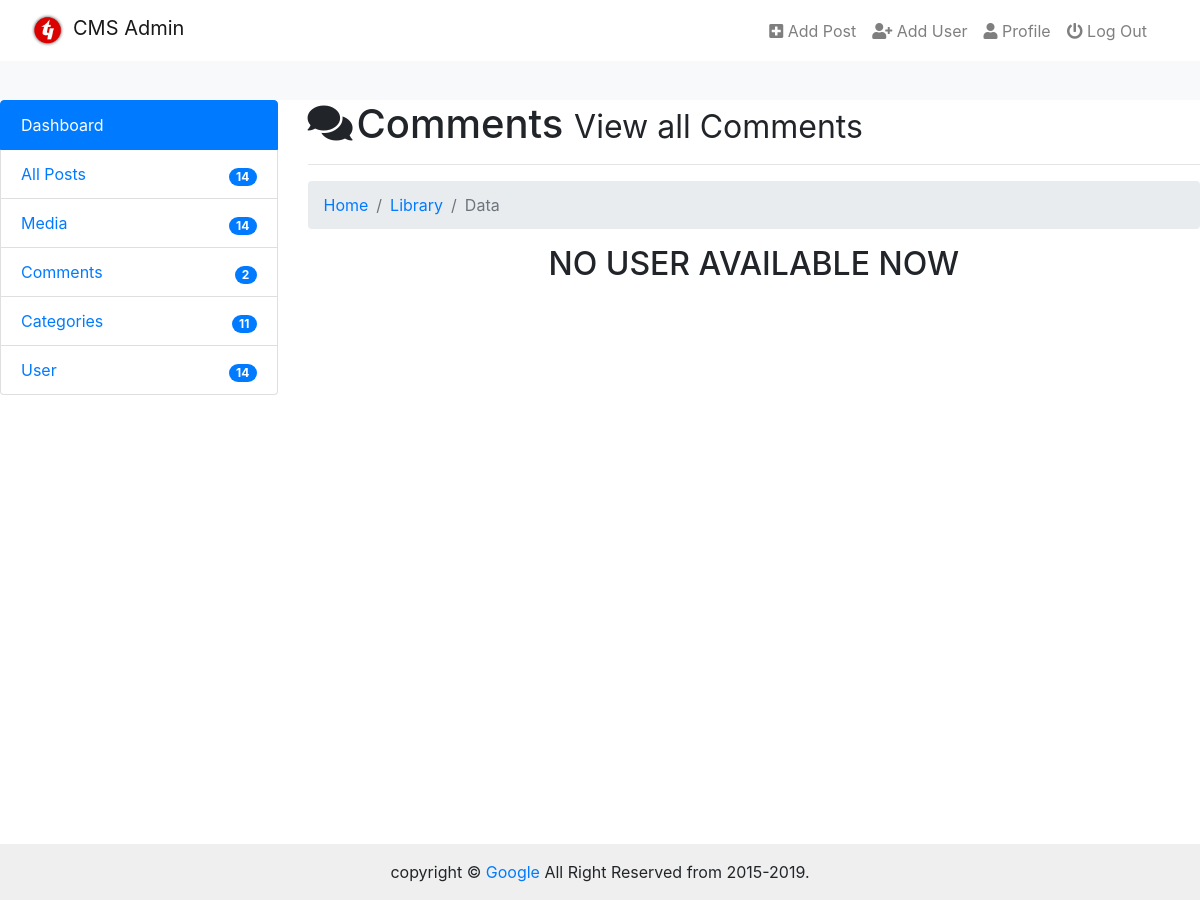
The app's page /admin/admin_comment.php (signed in), older data.
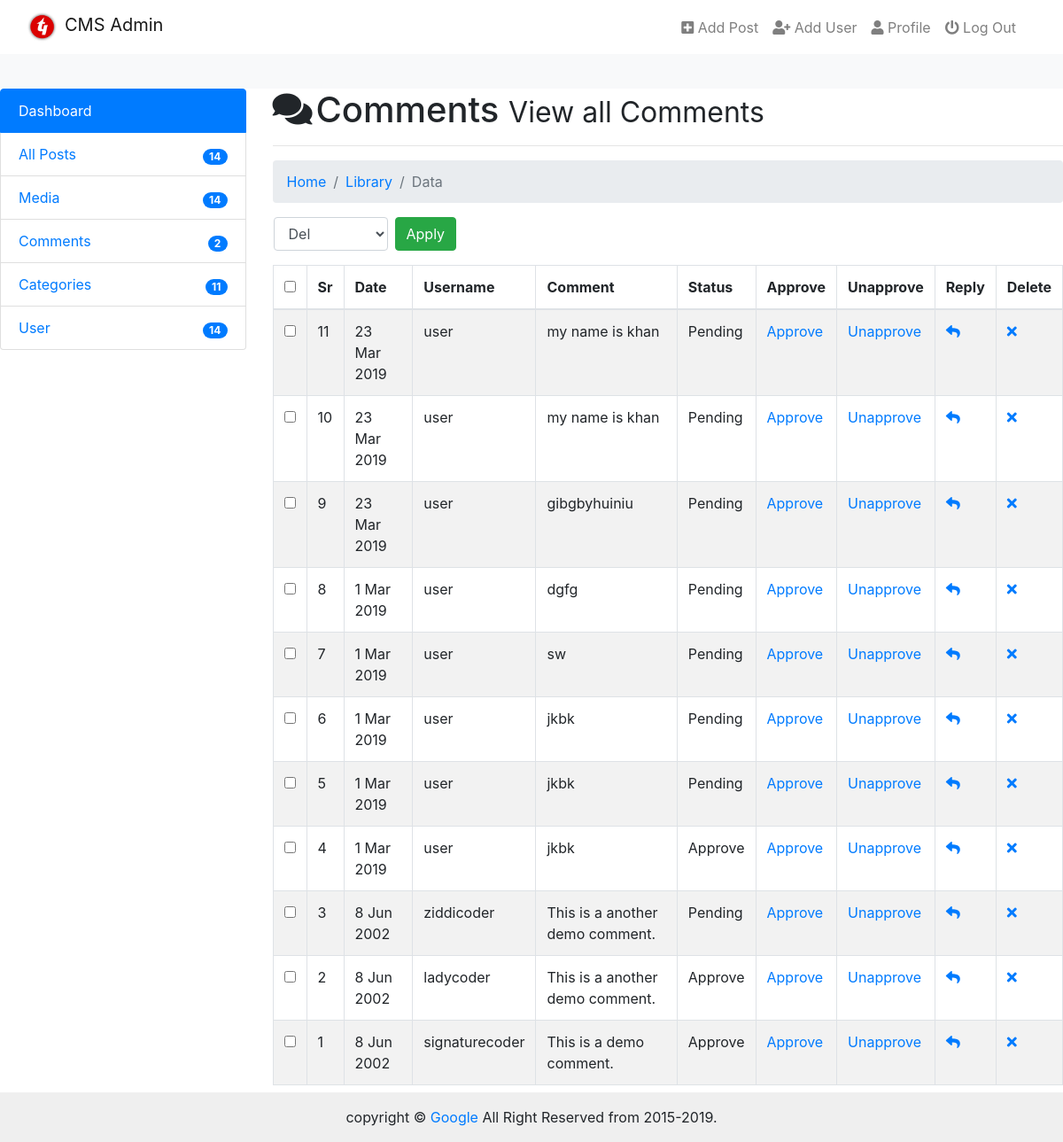
The same page, newer data.
### tables this page shows
CREATE TABLE IF NOT EXISTS `comments` (
  `id` int(11) NOT NULL AUTO_INCREMENT,
  `date` int(11) NOT NULL,
  `name` varchar(255) NOT NULL,
  `username` varchar(255) NOT NULL,
  `post_id` int(11) NOT NULL,
  `email` varchar(255) NOT NULL,
  `website` varchar(255) NOT NULL,
  `image` varchar(255) NOT NULL,
  `comment` text NOT NULL,
  `status` varchar(255) NOT NULL,
  PRIMARY KEY (`id`)
);

### admin/admin_comment.php (the view, shortened to what this page needs)
<?php require_once('includes/header.php');
?>
</head>
<body>
    <?php require_once('includes/navbar.php');?>
    <div class="cointainer-fluid">
        <div class="row">
           <div class="col-md-3">
            <?php require_once('includes/sidebar.php');?>
            </div>
            <div class="col-md-9">
                <h1><i class="fas fa-comments mr-1"></i>Comments <small>View all Comments</small></h1><hr>
                <nav aria-label="breadcrumb">
                  <ol class="breadcrumb">
                    <li class="breadcrumb-item"><a href="#">Home</a></li>
                    <li class="breadcrumb-item"><a href="#">Library</a></li>
                    <li class="breadcrumb-item active" aria-current="page">Data</li>
                  </ol>
                </nav>
                      <?php
                           $query = "SELECT * FROM comments ORDER BY id DESC";
                           $run = mysqli_query($con, $query);
                           if(mysqli_num_rows($run) > 0){
                         ?>
                       <form action="" method="post">
                        <div class="row">
                            <div class="col-sm-8">
                                    <div class="row">
                                        <div class="col-xs-4">
                                            <div class="form-group ml-3">
                                                <select name="bulk-options" id="selectallboxes" class="form-control">
                                                    <option value="delete">Del</option>
                                                </select>
                                            </div>
                                        </div>
                                        <div class="col-xs-8 ml-2">
                                            <input type="submit" class="btn btn-success" value="Apply">
                                        </div>
                                 </div>
                            </div>
                        </div>
                        <table class="table table-bordered table-striped table-hover">
                            <thead>
                                <tr>
                                   <th><input type="checkbox" id="selectallboxes"></th>
                                    <th>Sr</th>
                                    <th>Date</th>
                                    <th>Username</th>
                                    <th>Comment</th>
                                    <th>Status</th>
                                    <th>Approve</th>
                                    <th>Unapprove</th>
                                    <th>Reply</th>
                                    <th>Delete</th>
                                </tr>
                            </thead>
                            <tbody>
                             <?php
                               while($row = mysqli_fetch_array($run)){
                                   $id = $row['id'];
                                   $username = $row['username'];
                                   $status = $row['status'];
                                   $comment = $row['comment'];
                                   $post_id = $row['post_id'];
                                   $date = getdate($row['date']);
                                   $day = $date['mday'];
                                   $month = substr ($date['month'],0,3);
                                   $year = $date['year'];
                                ?>
                                <tr>
                                    <td><input type="checkbox" class="checkboxes" name="checkboxes[]" value="<?php echo $id;?>"></td>
                                    <td><?php echo $id;?></td>
                                    <td><?php echo "$day $month $year";?></td>
                                    <td><?php echo $username;?></td>
                                    <td><?php echo $comment;?></td>
                                    <td><?php echo ucfirst($status);?></td>
                                    <td><a href="admin_comment.php?Approve=<?php echo $id;?>">Approve</a></td>
                                    <td><a href="admin_comment.php?Unapprove=<?php echo $id;?>">Unapprove</a></td>
                                    <td><a href="admin_comment.php?Reply=<?php echo $post_id;?>"><i class="fas fa-reply"></i></a></td>
                                    <td><a href="admin_comment.php?del=<?php echo $id;?>"><i class="fa fa-times"></i></a></td>
                                </tr>
                                <?php }?>
                            </tbody>
                        </table>
                        <?php
                    }
                           else{
                               echo "<center><h2>NO USER AVAILABLE NOW</h2></center>";
                           }
                    ?>
                    </form>
            </div>
        </div>
    </div>
<?php require_once('includes/footer.php')?>

### admin/includes/header.php (shortened to what this page needs)
<!doctype html>
<html lang="en">
<head>
	<link rel="stylesheet" href="../fontawesome/css/all.css">
	<link rel="stylesheet" href="../css/bootstrap.min.css">
	<link rel="stylesheet" href="css/admin.css">

### admin/includes/navbar.php (shortened to what this page needs)
  <nav class="navbar navbar-expand-lg navbar-light bg-white fixed-top ">
    <div class="container">
      <a class="navbar-brand" href="../index.php">
       <div class="row">
         <div class="col-xs-4"> <img src="img/technoLogo1.png" alt="techno logo" width="35px"></div>
         <div class="col-xs-8 pl-2"> CMS Admin</div>
       </div>
     </a>
    <div class="collapse navbar-collapse" id="navbarSupportedContent">
      <ul class="navbar-nav ml-auto">
        <li class="nav-item">
          <a class="nav-link" href="admin_add_post.php"><i class="fa fa-plus-square"></i>  Add Post</a>
        </li>
        <li class="nav-item">
          <a class="nav-link" href="admin_add_user.php"><i class="fa fa-user-plus"></i> Add User</a>
        </li>
        <li class="nav-item">
          <a class="nav-link" href="admin_profile.php"><i class="fa fa-user"></i> Profile</a>
        </li>
        <li class="nav-item">
          <a class="nav-link" href="admin_logout.php"><i class="fa fa-power-off"></i> Log Out</a>
        </li>
      </ul>
    </div>
  </div>
</nav>

### admin/includes/sidebar.php
<ul class="list-group">
 <a href="index.php" class="list-group-item active">Dashboard</a>
  <a href="admin_post.php" class="list-group-item d-flex justify-content-between align-items-end">
    All Posts
    <span class="badge badge-primary badge-pill">14</span>
  </a>
  <a href="admin_media.php" class="list-group-item d-flex justify-content-between align-items-end">
    Media
    <span class="badge badge-primary badge-pill">14</span>
  </a>
  <a href="admin_comment.php"  class="list-group-item d-flex justify-content-between align-items-end">
    Comments
    <span class="badge badge-primary badge-pill">2</span>
  </a>
  <a href="admin_category.php"  class="list-group-item d-flex justify-content-between align-items-end">
    Categories
    <span class="badge badge-primary badge-pill">11</span>
  </a>
  <a href="admin_user.php"  class="list-group-item d-flex justify-content-between align-items-end">
    User
    <span class="badge badge-primary badge-pill">14</span>
  </a>
</ul>

### admin/includes/footer.php (shortened to what this page needs)
<footer>
  <div class="cointainer">
   copyright &copy; <a href="https://www.google.com/">Google</a> All Right Reserved from 2015-<?php echo date('Y')?>.
 </div>
</footer>
</body>
</html>

### admin/css/admin.css (style rules this page uses)
html { height: 100%; background: #f8f9fa; }
body { margin-top: 100px; position: relative; padding-bottom: 3rem; min-height: 100%; }
footer { position: absolute; right: 0; bottom: 0; left: 0; padding: 1rem; background-color: #efefef; text-align: center; }

Row changes from the older to the newer data that the page shows:
added comments: id "11", date "23", date "Mar", date "2019", username "user", comment "my name is khan", status "Pending"
added comments: id "10", date "23", date "Mar", date "2019", username "user", comment "my name is khan", status "Pending"
added comments: id "9", date "23", date "Mar", date "2019", username "user", comment "gibgbyhuiniu", status "Pending"
added comments: id "8", date "1", date "Mar", date "2019", username "user", comment "dgfg", status "Pending"
added comments: id "7", date "1", date "Mar", date "2019", username "user", comment "sw", status "Pending"
added comments: id "6", date "1", date "Mar", date "2019", username "user", comment "jkbk", status "Pending"
added comments: id "5", date "1", date "Mar", date "2019", username "user", comment "jkbk", status "Pending"
added comments: id "4", date "1", date "Mar", date "2019", username "user", comment "jkbk", status "Approve"
added comments: id "3", date "8", date "Jun", date "2002", username "ziddicoder", comment "This is a another demo comment.", status "Pending"
added comments: id "2", date "8", date "Jun", date "2002", username "ladycoder", comment "This is a another demo comment.", status "Approve"
added comments: id "1", date "8", date "Jun", date "2002", username "signaturecoder", comment "This is a demo comment.", status "Approve"
Text that changed along with them:
form field bulk-options: (not shown) → "Del"
form field value: (not shown) → "Apply"
form field value: (not shown) → "☐"
text no longer shown: "NO USER AVAILABLE NOW"
text now shown: "Sr Date Username Comment Status Approve Unapprove Reply Delete"
